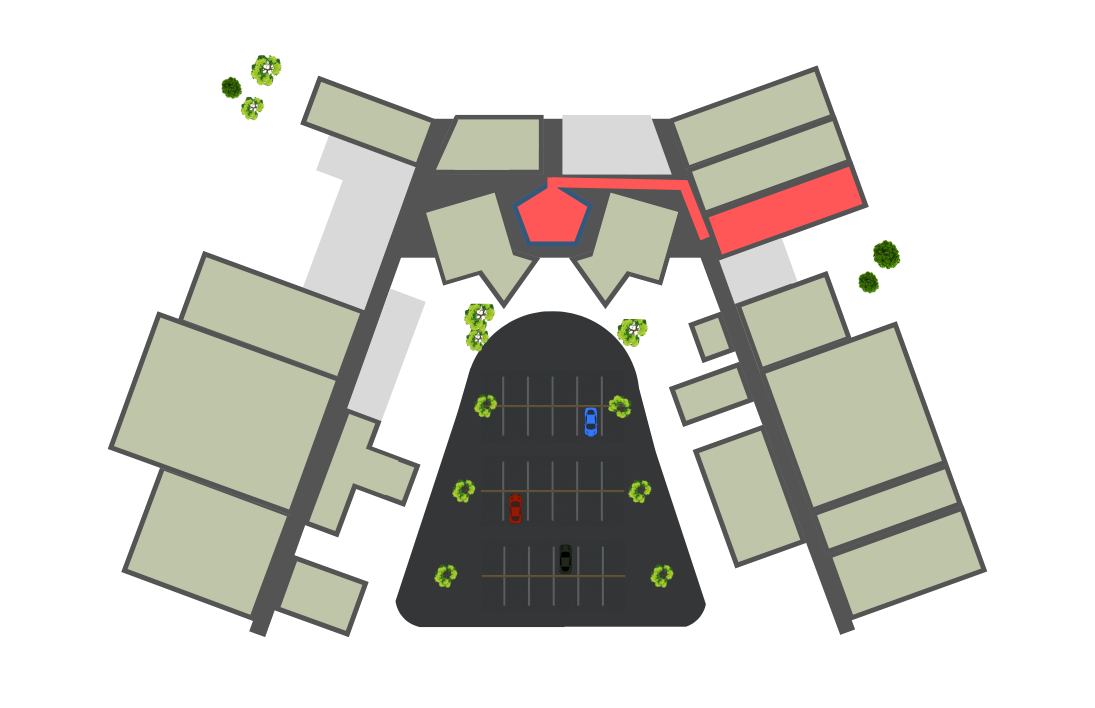
#> input picture drawMaps/AdvManufacturing.png, 2190 x 1416 px (shown at 1/2 size)
$ python generate_tiles.py --source drawMaps/AdvManufacturing.png
#> lines starting #> are read from the running program, lines starting #| are printed output that depends on the picture
"""
Generate solid-color desktop tiles from a source image.

Usage:
    python generate_tiles.py --source path/to/image.jpg --cols 8 --rows 5 --tile-size 256

This script will:
 - load the source image
 - divide it into a grid (cols x rows)
 - compute the average color for each cell
 - create a solid-color PNG tile per cell and save on the user's Desktop in a folder named "image_tiles_<timestamp>"
 - optionally output a small contact-sheet preview named preview.png in the same folder

Requirements:
 - Pillow

"""
import os
import sys
from datetime import datetime
from math import ceil
from argparse import ArgumentParser

try:
    from PIL import Image, ImageDraw
except Exception:
    print("Pillow is required. Install with: pip install pillow")
    raise


def average_color(image):
    """Return the average color (R, G, B) of a PIL Image."""
    # Resize to 1x1 to get the average quickly
    small = image.resize((1, 1), resample=Image.BILINEAR)
    return small.getpixel((0, 0))[:3]


def ensure_desktop_folder(folder_name):
    """Return a path to a new folder on the user's Desktop, creating it if necessary."""
    desktop = os.path.join(os.path.expanduser("~"), "Desktop")
    out_dir = os.path.join(desktop, folder_name)
    os.makedirs(out_dir, exist_ok=True)
    return out_dir


def make_solid_tile(color, size):
    """Create a new PIL Image of given size filled with color."""
    img = Image.new("RGB", size, color)
    return img


def build_preview(tiles, cols, tile_size, padding=2, bg=(30, 30, 30)):
    """Create a contact-sheet preview image from a list of tile images."""
    rows = ceil(len(tiles) / cols)
    w = cols * tile_size + (cols + 1) * padding
    h = rows * tile_size + (rows + 1) * padding
    preview = Image.new("RGB", (w, h), bg)
    x = padding
    y = padding
    for i, t in enumerate(tiles):
        preview.paste(t, (x, y))
        x += tile_size + padding
        if (i + 1) % cols == 0:
            x = padding
            y += tile_size + padding
    return preview


def main():
    p = ArgumentParser(description="Generate solid-color desktop tiles from a source image")
    p.add_argument("--source", required=True, help="Path to the source image")
    p.add_argument("--cols", type=int, default=8, help="Number of columns in grid")
    p.add_argument("--rows", type=int, default=5, help="Number of rows in grid")
    p.add_argument("--tile-size", type=int, default=256, help="Pixel size (square) of each tile to save")
    p.add_argument("--preview-cols", type=int, default=8, help="Columns in the preview contact sheet")
    args = p.parse_args()

    src_path = args.source
    if not os.path.isfile(src_path):
        print(f"Source image not found: {src_path}")
        sys.exit(1)

    try:
        img = Image.open(src_path).convert("RGB")
    except Exception as e:
        print(f"Failed to open image: {e}")
        sys.exit(1)

    cols = max(1, args.cols)
    rows = max(1, args.rows)

    w, h = img.size
#> w = 2190; h = 1416
    cell_w = w / cols
#> cell_w = 273.8
    cell_h = h / rows
#> cell_h = 283.2

    timestamp = datetime.now().strftime("%Y%m%d_%H%M%S")
    folder_name = f"image_tiles_{timestamp}"
    out_dir = ensure_desktop_folder(folder_name)

    tiles = []
    print(f"Source image: {src_path} ({w}x{h}), grid: {cols}x{rows}, output: {out_dir}")
#> (printed output is left out)

    for r in range(rows):
        for c in range(cols):
            left = int(round(c * cell_w))
            upper = int(round(r * cell_h))
            right = int(round((c + 1) * cell_w))
            lower = int(round((r + 1) * cell_h))
            # Clamp
            right = min(right, w)
            lower = min(lower, h)
            if right <= left or lower <= upper:
                print(f"Skipping empty cell at r={r}, c={c}")
                continue
            cell = img.crop((left, upper, right, lower))
            col = average_color(cell)
            tile = make_solid_tile(col, (args.tile_size, args.tile_size))
            fname = f"tile_r{r}_c{c}.png"
            tile_path = os.path.join(out_dir, fname)
            tile.save(tile_path)
            tiles.append(tile)
#> this loop made 5 passes
#> pass 1, in make_solid_tile (call 2), `img = Image.new("RGB", size, color)`:
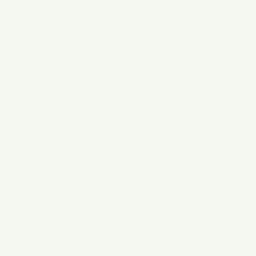
#> img: PIL image 256x256 RGB; mean R, G, B 245, 248, 241
#> after the loop: tile: PIL image 256x256 RGB; every value is 254
#> after the loop, tiles = 40 items

    # Build and save preview
    try:
        preview = build_preview(tiles, args.preview_cols, args.tile_size)
#> in build_preview, `rows = ceil(len(tiles) / cols)`: rows = 5
#> in build_preview, `h = rows * tile_size + (rows + 1) * padding`: h = 1292
#> in build_preview, `preview = Image.new("RGB", (w, h), bg)`: preview: PIL image 2066x1292 RGB; every value is 30
#> the loop in build_preview, `for i, t in enumerate(tiles):` made 40 passes
#> y on passes 8, 16, 24, 32, 40: 260, 518, 776, 1034, 1292
#> after the loop in build_preview, `for i, t in enumerate(tiles):`:
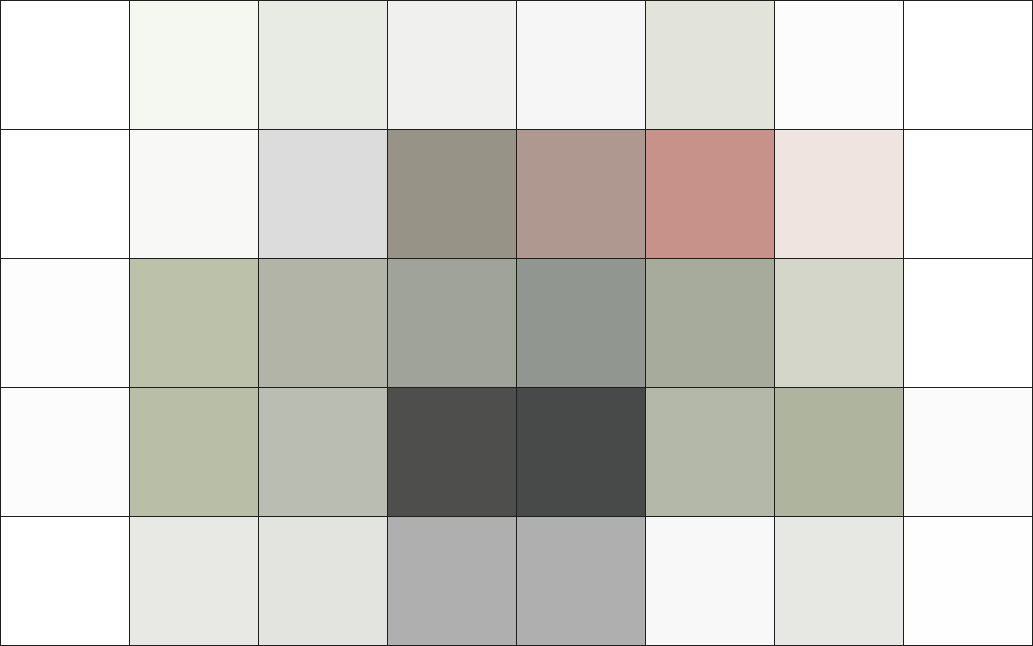
#> preview: PIL image 2066x1292 RGB (shown at 1/2 size); mean R, G, B 207.2, 206.5, 200.7
        preview_path = os.path.join(out_dir, "preview.png")
        preview.save(preview_path)
        print(f"Saved preview: {preview_path}")
#> (printed output is left out)
    except Exception as e:
        print(f"Failed to build preview: {e}")

    print("Done.")


if __name__ == '__main__':
    main()

$ run again, on drawMaps/AutoCollision.png
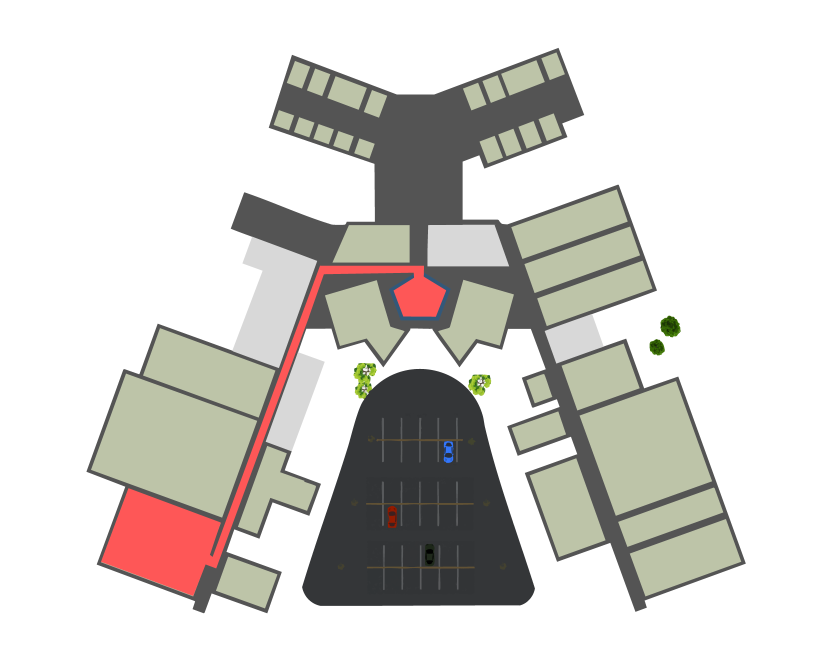
#> input picture drawMaps/AutoCollision.png, 1667 x 1322 px (shown at 1/2 size)
#> (printed output is left out)
#> after the loop in main, `for r in range(rows):`:
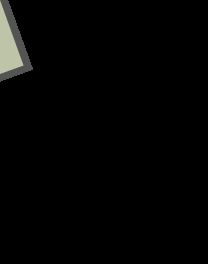
#> cell: PIL image 208x264 RGB; mean R, G, B 4.2, 4.3, 3.9
#> after the loop in main, `for r in range(rows):`: tiles = 40 items
#> rows = 5
#> in build_preview, `h = rows * tile_size + (rows + 1) * padding`: h = 1292
#> the loop in build_preview, `for i, t in enumerate(tiles):` made 40 passes
#> y on passes 8, 16, 24, 32, 40: 260, 518, 776, 1034, 1292
#> after the loop in build_preview, `for i, t in enumerate(tiles):`:
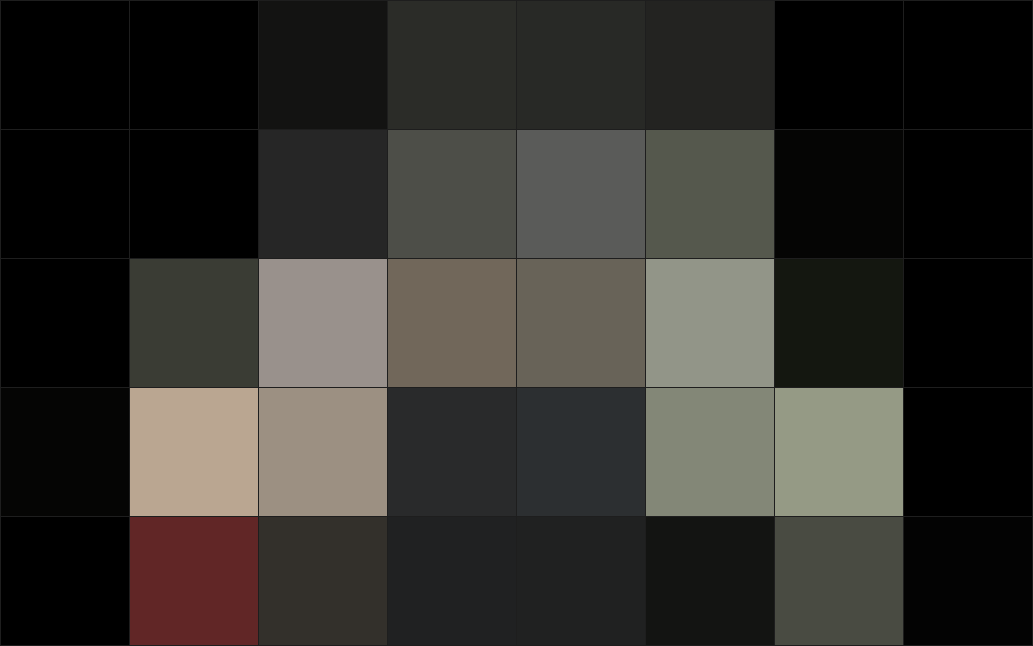
#> preview: PIL image 2066x1292 RGB (shown at 1/2 size); mean R, G, B 50.7, 48.7, 44.5
#> (printed output is left out)

$ run again, on drawMaps/Automotive Collision.png
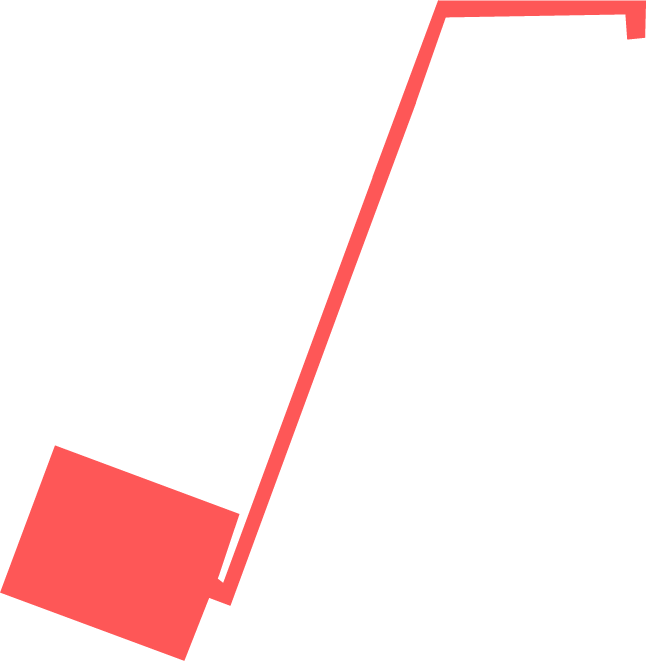
#> input picture drawMaps/Automotive Collision.png, 646 x 661 px
#> (printed output is left out)
#> the loop in main, `for r in range(rows):` made 5 passes
#> pass 1, in make_solid_tile (call 6), `img = Image.new("RGB", size, color)`:
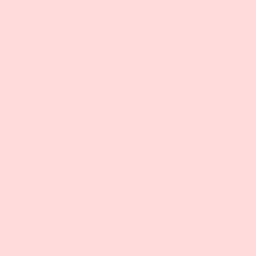
#> img: PIL image 256x256 RGB; mean R, G, B 255, 219, 219
#> after the loop in main, `for r in range(rows):`: tiles = 40 items
#> rows = 5
#> in build_preview, `h = rows * tile_size + (rows + 1) * padding`: h = 1292
#> the loop in build_preview, `for i, t in enumerate(tiles):` made 40 passes
#> y on passes 8, 16, 24, 32, 40: 260, 518, 776, 1034, 1292
#> after the loop in build_preview, `for i, t in enumerate(tiles):`:
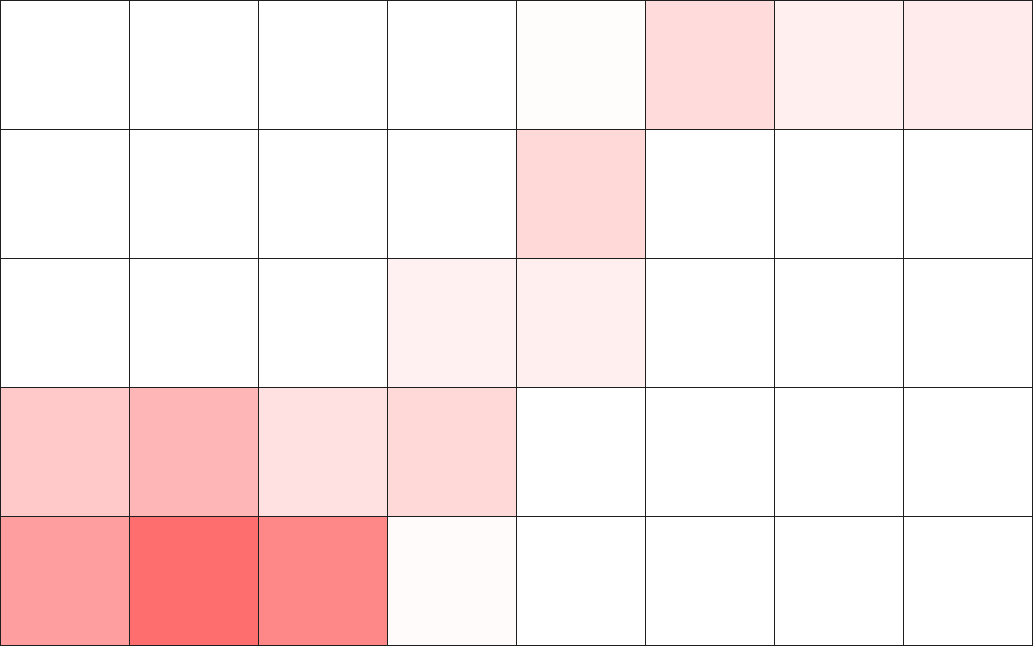
#> preview: PIL image 2066x1292 RGB (shown at 1/2 size); mean R, G, B 250.9, 233.6, 233.6
#> (printed output is left out)

$ run again, on drawMaps/Automotive Service.png
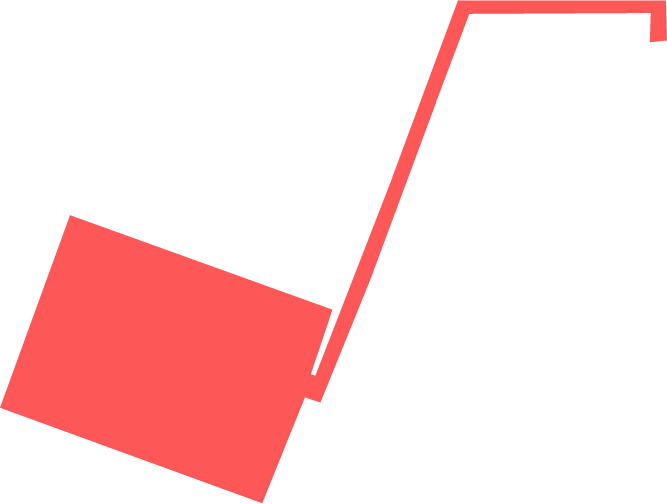
#> input picture drawMaps/Automotive Service.png, 667 x 504 px
#> (printed output is left out)
#> the loop in main, `for r in range(rows):` made 5 passes
#> pass 1, in make_solid_tile (call 6), `img = Image.new("RGB", size, color)`:
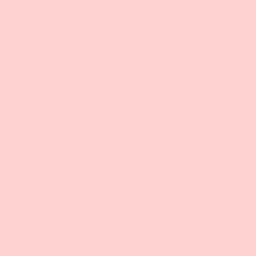
#> img: PIL image 256x256 RGB; mean R, G, B 255, 210, 210
#> after the loop in main, `for r in range(rows):`: tiles = 40 items
#> rows = 5
#> in build_preview, `h = rows * tile_size + (rows + 1) * padding`: h = 1292
#> the loop in build_preview, `for i, t in enumerate(tiles):` made 40 passes
#> y on passes 8, 16, 24, 32, 40: 260, 518, 776, 1034, 1292
#> after the loop in build_preview, `for i, t in enumerate(tiles):`:
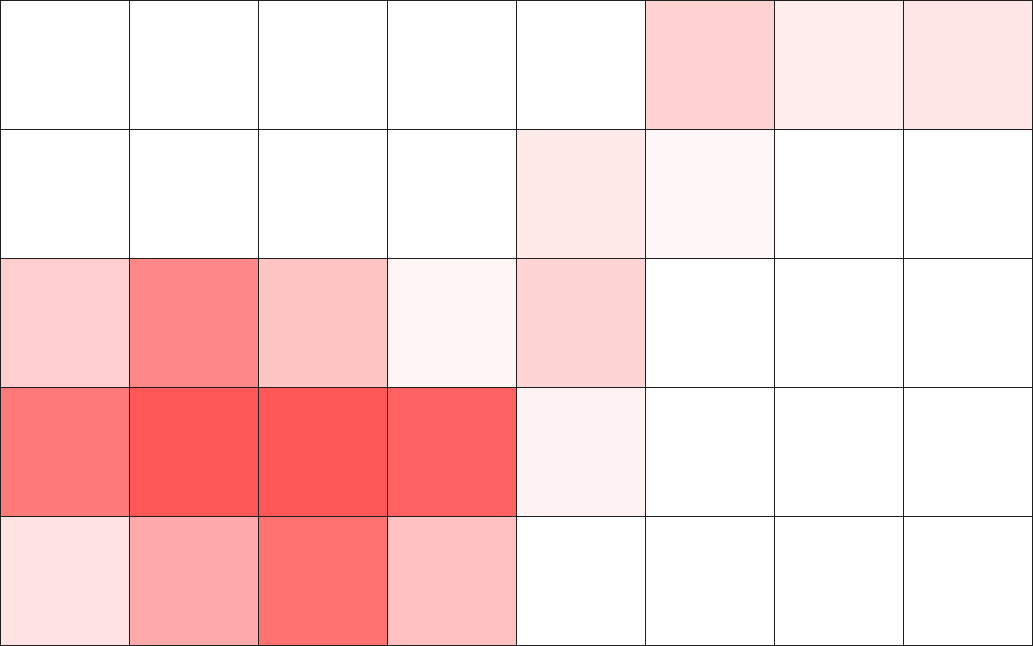
#> preview: PIL image 2066x1292 RGB (shown at 1/2 size); mean R, G, B 250.8, 217.7, 217.7
#> (printed output is left out)
